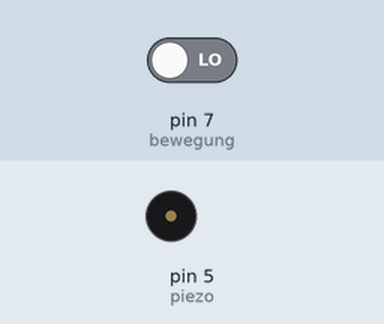
Simulated run of this sketch. Board: Arduino Uno, built with avr-gcc and run on an emulated ATmega328P. Parts: buzzer (waves = sounding, pin HIGH). Inputs (shaded band) come from the test bench; at power-on: pin 7 (bewegung) LOW.

Above: at 1.2 s.
1.3 s: pin 7 (bewegung) driven HIGH
At 2.1 s:
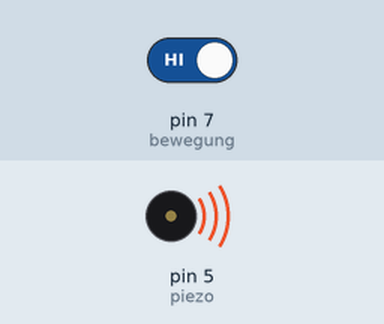
Timing chart, 0 to 4.3 s (numbered marks = the images above; inputs shaded):
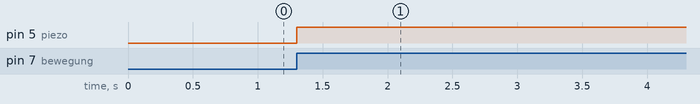

The sketch:

bewegungsmelder.ino
```cpp
int piezo=5; //Das Wort „piezo“ steht jetzt für den Wert 5.
int bewegung=7; //Das Wort „bewegung“ steht jetzt für den Wert 7.
int bewegungsstatus=0; //Das Wort „bewegungsstatus“ steht jetzt zunächst für den
//Wert 0. Später wird unter dieser Variable gespeichert, ob eine Bewegung
//erkannt wird oder nicht.
void setup() //Hier beginnt das Setup.
{
pinMode(piezo, OUTPUT); //Der Pin mit dem Piezo (Pin 5) ist jetzt ein Ausgang.
pinMode(bewegung, INPUT); //Der Pin mit dem Bewegungsmelder (Pin 7) ist jetzt
//ein Eingang.
}
void loop() //Der Loop-Teil beginnt
{ //Mit dieser Klammer wird der Loop-Teil geöffnet.
bewegungsstatus=digitalRead(bewegung); //ier wird der Pin7 ausgelesen. Das

//Ergebnis wird unter der Variablen „bewegungsstatus“ mit dem Wert „HIGH“ für

//5Volt oder „LOW“ für 0Volt gespeichert.
if (bewegungsstatus == HIGH)
//(Das Spannungssignal ist hoch)
  { //Programmabschnitt des IF-Befehls öffnen.
  digitalWrite(piezo, HIGH); //dann soll der Piezo piepsen.
  delay(5000); //...und zwar für für 5 Sekunden.
  digitalWrite(piezo, LOW); //...danach soll er leise sein.
  } //Programmabschnitt des IF-Befehls schließen.

else //ansonsten...
  { //Programmabschnitt des else-Befehls öffnen.
  digitalWrite(piezo, LOW); //...soll der Piezo-Lautsprecher aus sein.
  } //Programmabschnitt des else-Befehls schließen.

} //Mit dieser letzten Klammer wird der Loop-Teil geschlossen.
```

Measured:
- after the input at 1.3 s, pin 5 (piezo): LOW → HIGH at once
